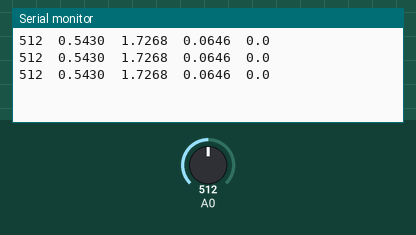
Simulated run of this sketch. Board: Arduino Uno, built with avr-gcc and run on an emulated ATmega328P. Shown: the last lines printed to the serial monitor. Inputs (shaded band) come from the test bench; at power-on: A0 = 512.

Above: at 1.3 s.
1.4 s: A0 set to 716
At 1.9 s:
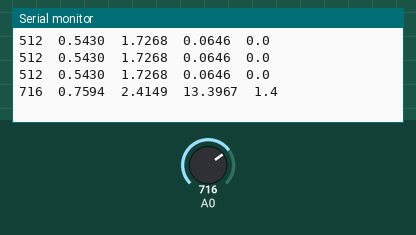
2.9 s: A0 set to 900
At 3.4 s:
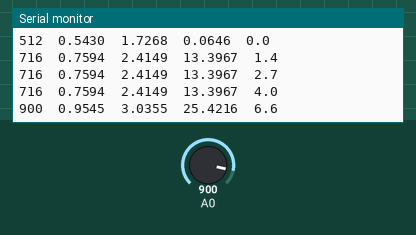
Timing chart, 0 to 5.9 s (numbered marks = the images above; inputs shaded):
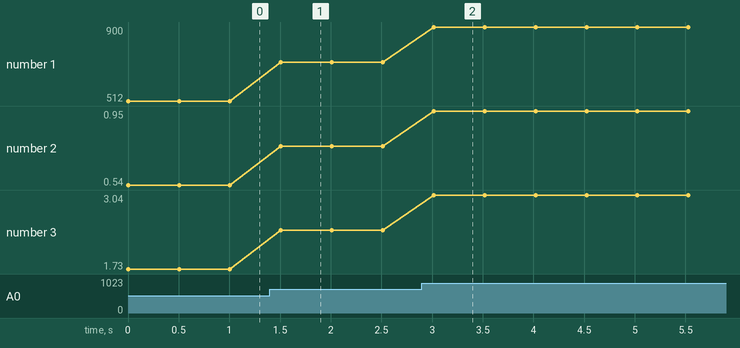

The sketch:

WCS1800-Calibration.ino
```cpp
void setup() {
  Serial.begin(115200);
#ifdef AVR
  analogReference(INTERNAL);
#endif
}

#ifdef AVR
#define ANALOG_RESOLUTION     1023
#define INTERNAL_REF_VOLTAGE  1.085     // 1.1V with analogReference(INTERNAL)
#define DIVIDER               3.18      // voltage divider R1=100k, R2=220k: 320k/100k=3.2
#elif ESP8266
#define ANALOG_RESOLUTION     1023
#define INTERNAL_REF_VOLTAGE  1.0		    // 1.0V is analogReference
#define DIVIDER               3.2       // on ESP8266 D1 mini the voltage divider is R1=100k, R2=220k: 320k/100k=3.2
#else
#error "Define ANALOG_RESOLUTION for your MCU"
#endif

// calibrate VREF for your device, so that current ~0A in idle mode
#define WCS_ZERO_VREF         1.7235    // adjusted, offset from datasheet for Vdd=3.3V is 1.6456V
#define WCS_SENSITIVITY		    0.0503    // adjusted, sensitivity (slope) from datasheet for Vdd=3.3V is 0.0503V/A
#define WCS_SENS_RATIO	      1.026    	// 1.026 at 20°C, 1.0 at 30°C

float meanCurrent = 0;
float meanBuffer[10];
uint8_t meanBufPtr = 0;

void loop() {
  uint16_t value = analogRead(A0);
  float diffVoltage = value * (INTERNAL_REF_VOLTAGE / float(ANALOG_RESOLUTION));
  float absVoltage = diffVoltage * DIVIDER;
  float current = (absVoltage - WCS_ZERO_VREF) / (WCS_SENSITIVITY * WCS_SENS_RATIO);

  meanCurrent = (meanCurrent * 10.0 - meanBuffer[meanBufPtr] + current) / 10.0;
  meanBuffer[meanBufPtr++] = current;
  meanBufPtr %= 10;

  Serial.print(value); Serial.print('\t');
  Serial.print(diffVoltage, 4); Serial.print('\t');
  Serial.print(absVoltage, 4); Serial.print('\t');
  Serial.print(current, 4); Serial.print('\t');
  Serial.print(meanCurrent, 1);
  Serial.println();
  delay(500);
}
```

Measured:
- after the input at 1.4 s, the serial monitor: prints a new line after 0.11 s (image 1)
- after the input at 2.9 s, the serial monitor: prints a new line after 0.12 s (image 2)
- plotted number 1: 512 → 716 after the input at 1.4 s, 716 → 900 after the input at 2.9 s
- plotted number 2: 0.54 → 0.76 after the input at 1.4 s, 0.76 → 0.95 after the input at 2.9 s
- plotted number 3: 1.73 → 2.41 after the input at 1.4 s, 2.41 → 3.04 after the input at 2.9 s
